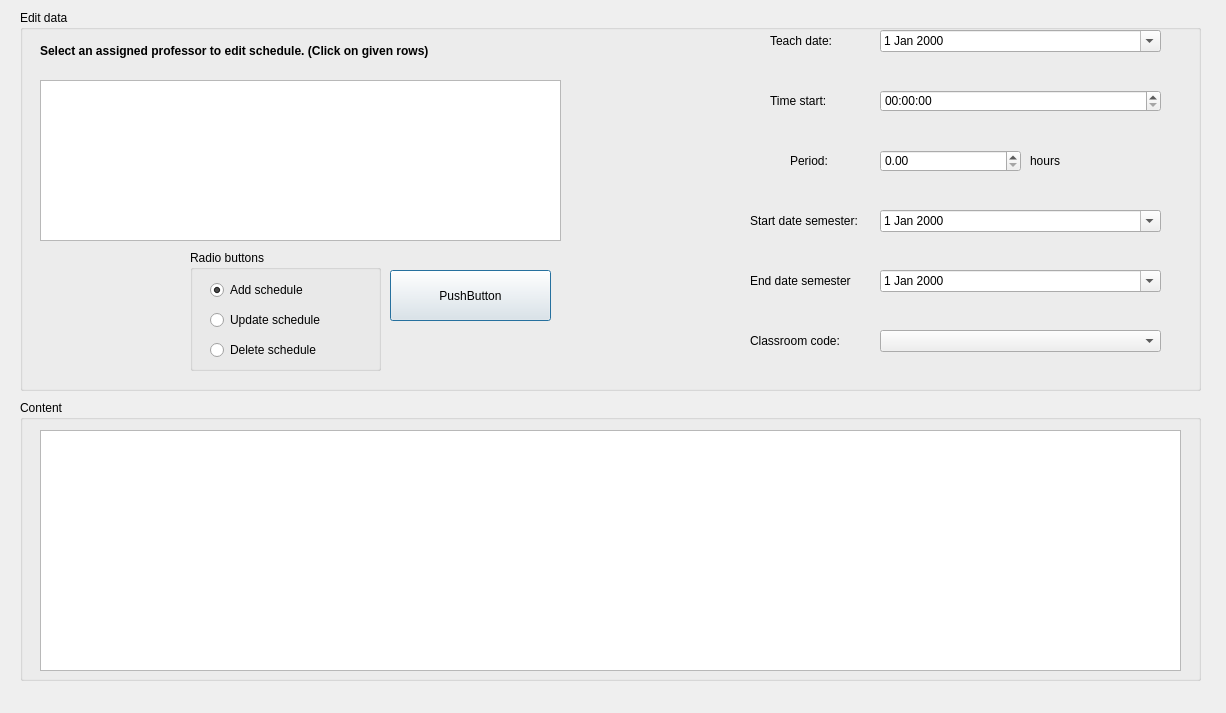
<?xml version="1.0" encoding="UTF-8"?>
<ui version="4.0">
 <class>dialogScheduleProfessor</class>
 <widget class="QDialog" name="dialogScheduleProfessor">
  <property name="geometry">
   <rect>
    <x>0</x>
    <y>0</y>
    <width>1226</width>
    <height>713</height>
   </rect>
  </property>
  <property name="windowTitle">
   <string>Schedule</string>
  </property>
  <widget class="QGroupBox" name="groupBoxEditDataSchedule">
   <property name="geometry">
    <rect>
     <x>20</x>
     <y>10</y>
     <width>1181</width>
     <height>381</height>
    </rect>
   </property>
   <property name="title">
    <string>Edit data</string>
   </property>
   <widget class="QLabel" name="label_3">
    <property name="geometry">
     <rect>
      <x>750</x>
      <y>20</y>
      <width>81</width>
      <height>21</height>
     </rect>
    </property>
    <property name="text">
     <string>Teach date:</string>
    </property>
   </widget>
   <widget class="QLabel" name="label_4">
    <property name="geometry">
     <rect>
      <x>750</x>
      <y>80</y>
      <width>101</width>
      <height>21</height>
     </rect>
    </property>
    <property name="text">
     <string>Time start:</string>
    </property>
   </widget>
   <widget class="QLabel" name="label_5">
    <property name="geometry">
     <rect>
      <x>770</x>
      <y>140</y>
      <width>81</width>
      <height>21</height>
     </rect>
    </property>
    <property name="text">
     <string>Period:</string>
    </property>
   </widget>
   <widget class="QLabel" name="label_7">
    <property name="geometry">
     <rect>
      <x>730</x>
      <y>200</y>
      <width>131</width>
      <height>21</height>
     </rect>
    </property>
    <property name="text">
     <string>Start date semester:</string>
    </property>
   </widget>
   <widget class="QLabel" name="label_8">
    <property name="geometry">
     <rect>
      <x>730</x>
      <y>260</y>
      <width>101</width>
      <height>21</height>
     </rect>
    </property>
    <property name="text">
     <string>End date semester:</string>
    </property>
   </widget>
   <widget class="QLabel" name="label_9">
    <property name="geometry">
     <rect>
      <x>730</x>
      <y>320</y>
      <width>101</width>
      <height>21</height>
     </rect>
    </property>
    <property name="text">
     <string>Classroom code:</string>
    </property>
   </widget>
   <widget class="QDateEdit" name="dateScheduleTeachDate">
    <property name="geometry">
     <rect>
      <x>860</x>
      <y>20</y>
      <width>281</width>
      <height>22</height>
     </rect>
    </property>
    <property name="calendarPopup">
     <bool>true</bool>
    </property>
   </widget>
   <widget class="QTimeEdit" name="timeEditScheduleTimeStart">
    <property name="geometry">
     <rect>
      <x>860</x>
      <y>80</y>
      <width>281</width>
      <height>22</height>
     </rect>
    </property>
    <property name="wrapping">
     <bool>false</bool>
    </property>
    <property name="displayFormat">
     <string>hh:mm:ss</string>
    </property>
    <property name="calendarPopup">
     <bool>false</bool>
    </property>
   </widget>
   <widget class="QDoubleSpinBox" name="dsbSchedulePeriod">
    <property name="geometry">
     <rect>
      <x>860</x>
      <y>140</y>
      <width>141</width>
      <height>22</height>
     </rect>
    </property>
    <property name="decimals">
     <number>2</number>
    </property>
   </widget>
   <widget class="QLabel" name="label_10">
    <property name="geometry">
     <rect>
      <x>1010</x>
      <y>140</y>
      <width>55</width>
      <height>21</height>
     </rect>
    </property>
    <property name="text">
     <string>hours</string>
    </property>
   </widget>
   <widget class="QDateEdit" name="dateEditScheduleStartDate">
    <property name="geometry">
     <rect>
      <x>860</x>
      <y>200</y>
      <width>281</width>
      <height>22</height>
     </rect>
    </property>
    <property name="calendarPopup">
     <bool>true</bool>
    </property>
   </widget>
   <widget class="QDateEdit" name="dateEditScheduleEndDate">
    <property name="geometry">
     <rect>
      <x>860</x>
      <y>260</y>
      <width>281</width>
      <height>22</height>
     </rect>
    </property>
    <property name="calendarPopup">
     <bool>true</bool>
    </property>
   </widget>
   <widget class="QComboBox" name="cbScheduleClassroomCode">
    <property name="geometry">
     <rect>
      <x>860</x>
      <y>320</y>
      <width>281</width>
      <height>22</height>
     </rect>
    </property>
    <property name="currentIndex">
     <number>-1</number>
    </property>
   </widget>
   <widget class="QPushButton" name="pushButtonSchedule">
    <property name="geometry">
     <rect>
      <x>370</x>
      <y>260</y>
      <width>161</width>
      <height>51</height>
     </rect>
    </property>
    <property name="text">
     <string>PushButton</string>
    </property>
   </widget>
   <widget class="QGroupBox" name="groupBoxRb">
    <property name="geometry">
     <rect>
      <x>170</x>
      <y>240</y>
      <width>191</width>
      <height>121</height>
     </rect>
    </property>
    <property name="title">
     <string>Radio buttons</string>
    </property>
    <widget class="QRadioButton" name="rbAddSchedule">
     <property name="geometry">
      <rect>
       <x>20</x>
       <y>30</y>
       <width>121</width>
       <height>20</height>
      </rect>
     </property>
     <property name="text">
      <string>Add schedule</string>
     </property>
     <property name="checked">
      <bool>true</bool>
     </property>
    </widget>
    <widget class="QRadioButton" name="rbUpdateSchedule">
     <property name="geometry">
      <rect>
       <x>20</x>
       <y>60</y>
       <width>131</width>
       <height>20</height>
      </rect>
     </property>
     <property name="text">
      <string>Update schedule</string>
     </property>
    </widget>
    <widget class="QRadioButton" name="rbDeleteSchedule">
     <property name="geometry">
      <rect>
       <x>20</x>
       <y>90</y>
       <width>121</width>
       <height>20</height>
      </rect>
     </property>
     <property name="text">
      <string>Delete schedule</string>
     </property>
    </widget>
   </widget>
   <widget class="QTreeView" name="treeViewCourseAvailable">
    <property name="geometry">
     <rect>
      <x>20</x>
      <y>70</y>
      <width>521</width>
      <height>161</height>
     </rect>
    </property>
   </widget>
   <widget class="QLabel" name="label_11">
    <property name="geometry">
     <rect>
      <x>20</x>
      <y>25</y>
      <width>601</width>
      <height>31</height>
     </rect>
    </property>
    <property name="font">
     <font>
      <pointsize>9</pointsize>
      <weight>75</weight>
      <bold>true</bold>
     </font>
    </property>
    <property name="text">
     <string>Select an assigned professor to edit schedule. (Click on given rows)</string>
    </property>
   </widget>
  </widget>
  <widget class="QGroupBox" name="groupBoxScheduleContent">
   <property name="geometry">
    <rect>
     <x>20</x>
     <y>400</y>
     <width>1181</width>
     <height>281</height>
    </rect>
   </property>
   <property name="title">
    <string>Content</string>
   </property>
   <widget class="QTableView" name="tvSchedule">
    <property name="geometry">
     <rect>
      <x>20</x>
      <y>30</y>
      <width>1141</width>
      <height>241</height>
     </rect>
    </property>
   </widget>
  </widget>
 </widget>
 <resources/>
 <connections/>
</ui>
